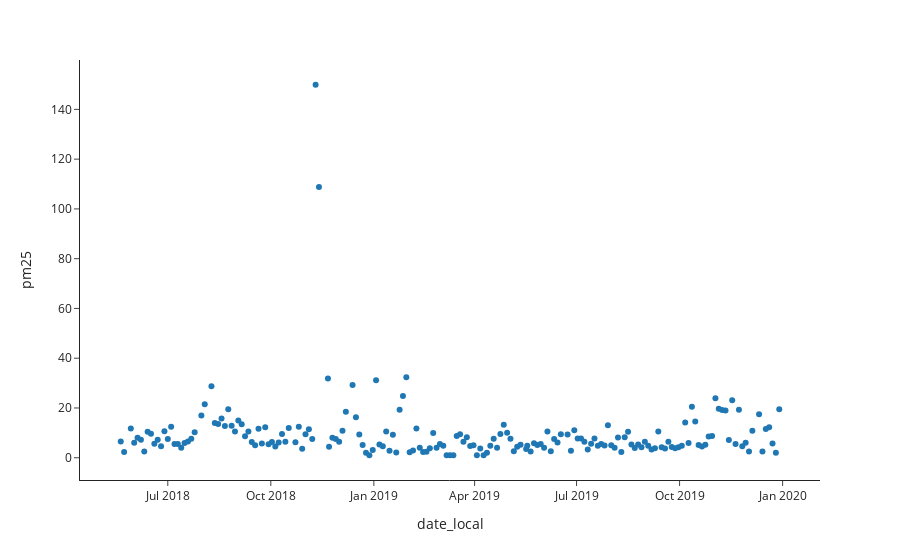

Source (notebook cell):
### Markdown cell above
### Checking the Validity of `pm25`

### Code cell
px.scatter(aqs, x='date_local', y='pm25');

### Figure 1 — Plotly figure (JSON) as saved in the notebook; plotly's stock layout.template omitted (floating-point values rounded to 4 significant figures; data arrays with more than 128 entries replaced by an {"elided": "..."} marker saying what was removed)
{"data": [{"hovertemplate": "date_local=%{x}<br>pm25=%{y}<extra></extra>", "legendgroup": "", "marker": {"color": "#1F77B4", "symbol": "circle"}, "mode": "markers", "name": "", "orientation": "v", "showlegend": false, "type": "scatter", "x": {"elided": "189 str values"}, "xaxis": "x", "y": {"elided": "189 float values"}, "yaxis": "y"}], "layout": {"autosize": true, "legend": {"tracegroupgap": 0}, "margin": {"t": 60}, "xaxis": {"anchor": "y", "autorange": true, "domain": [0, 1], "range": ["2018-04-13 14:20:18.6642", "2020-02-03 09:39:41.3358"], "title": {"text": "date_local"}, "type": "date"}, "yaxis": {"anchor": "x", "autorange": true, "domain": [0, 1], "range": [-10.53, 161.4], "title": {"text": "pm25"}, "type": "linear"}}}
